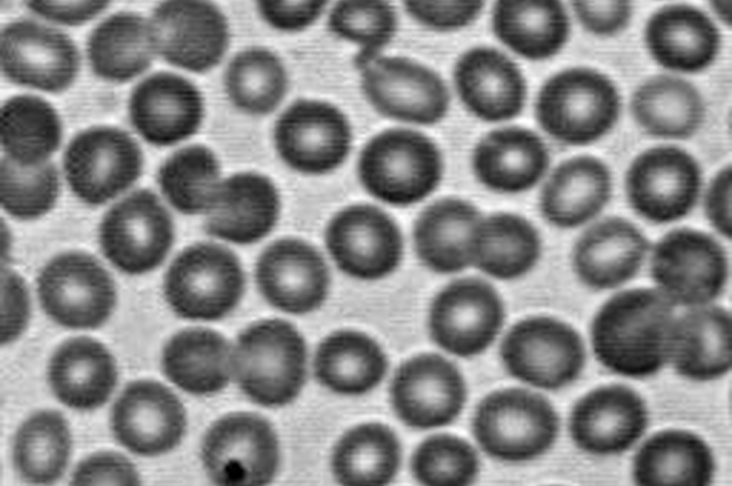
%> input picture Week4/img_cells.jpg (cropped and resized to the size of MATLAB's example picture), 732 x 486 px, given in place of pears.png, which was not available
$ octave SolutionExercises.m   (GNU Octave 9; MATLAB toolbox functions it lacks are replaced by stand-ins)
%> lines starting %> are read from the running program, lines starting %| are printed output that depends on the picture; in (x1, y1, x2, y2) boxes, pixels count from 0 and x2, y2 are one past the last pixel; in counts of white or black regions, pixels touching at a corner belong together; the program's own positions count from 1; pictures that were not available may be replaced by others from this repository, and a replacement may not be noted
%% Week 4: Exercise
% This weeks we have been given both some exercises from the book
% and some matlab exercises/tutorials to demonstrate how to use the matlab
% watershed algorithm.

%% Problem 10.2 : We'll start of with problem 10.2 from Gonzales and Woods
% This problem asks us to find a set of 3x3 masks that can be used to
% detect 1-pixel breaks in lines oriented horizontally, vertically, at +45
% and -45 degrees.

% One set of masks could be:
mask_horizontal_lines       = [-1  2 -1 ; -1  2 -1 ; -1  2 -1];
mask_45_degrees_lines       = [-1 -1  2 ; -1  2 -1 ;  2 -1 -1];
mask_vertical_lines         = [-1 -1 -1 ;  2  2  2 ; -1 -1 -1];
mask_minus_45_degrees_lines = [ 2 -1 -1 ; -1  2 -1 ; -1 -1  2];
% but if the image is assumed to be noiseless, it is no reason to use masks
% which are thicker than 1 pixel, so a better set of masks is:
mask_horizontal_lines       = [ 0  0  0 ;  1 -2  1 ;  0  0  0];
mask_45_degrees_lines       = [ 1  0  0 ;  0 -2  0 ;  0  0  1];
mask_vertical_lines         = [ 0  1  0 ;  0 -2  0 ;  0  1  0];
mask_minus_45_degrees_lines = [ 0  0  1 ;  0 -2  0 ;  1  0  0];
% The response of each of these masks on the lines with the favored
% orientation is:
%  - -1 for the onset and offset (the first and last) pixels of the line
%    and 1 for the background pixels adjacent to these pixels in the
%    direction of the line,
%  - 2 for the break points and -1 for the foreground pixels adjacent to
%    these pixels in the direction of the line, and
%  - 0 anywhere else, i.e. the pixels which are inside the lines and not
%    adjacent to a background pixel in the direction of the line, and the
%    background pixel which is not adjacent to a line (i.e. a foreground
%    pixel) in the direction of the line.
% The breaks in a line of a specific orientation can therefore be detected
% by thresholding the response of the favoring mask using a threshold
% between 1 and 2.

img = [ 0 0 0 0 0 0 1 0 0 0 0 0 0 0 0;
        0 0 0 0 0 0 1 0 0 0 0 0 0 0 0;
        0 0 0 1 0 1 1 0 0 0 0 0 0 0 0;
        0 0 0 0 0 0 1 0 0 0 0 0 0 0 0;
        0 0 0 0 0 0 0 1 0 0 0 0 0 0 0;
        1 1 1 1 0 1 1 1 1 1 1 1 1 1 1;
        0 0 0 0 0 0 1 0 0 1 0 0 0 0 0;
        0 0 0 0 0 0 0 0 0 0 0 0 0 0 0;
        0 0 0 0 0 0 0 0 1 0 0 1 0 0 0;
        0 0 0 0 0 0 0 0 0 0 0 0 1 0 0;
        0 0 0 0 0 0 1 0 0 0 0 0 0 0 0;
        0 0 0 0 0 1 0 0 0 0 0 0 0 0 0;
        0 0 0 0 1 0 0 0 0 0 0 0 0 0 0;
        0 0 0 1 0 0 0 0 0 0 0 0 0 0 0;
        0 0 0 0 0 0 0 0 0 0 0 0 0 0 0;];
img = img;

figure(101)
image(img+1)
colormap(gray(2))
axis equal
axis tight
title('Mock image');

%Line detection masks
hor_line =      [-1 -1 -1; 2 2 2; -1 -1 -1];
plus45_line =   [2 -1 -1; -1 2 -1; -1 -1 2];
vert_line =     [-1 2 -1; -1 2 -1; -1 2 -1];
minus45_line =  [-1 -1 2; -1 2 -1; 2 -1 -1];

%Gap detection masks
hor =       [0 0 0; 1 -2 1; 0 0 0];
vert =      [0 1 0; 0 -2 0; 0 1 0];
minus45 =   [1 0 0; 0 -2 0; 0 0 1];
plus45 =    [0 0 1; 0 -2 0; 1 0 0];

%Try out different masks on your own. I will use the mask to detect
%horizontal gaps
res = conv2(img,hor,'same');

pause(0.5)
figure(102)
imagesc(res > 1)
axis equal
axis tight
colorbar
title('When using the mask to find horizontal gaps');

%% Problem 10.38
% Problem 10.38 is: Propose a region-growing algorithm to segment the image
% in Problem 10.36.

% The image in problem 10.36 has a number of objects that are brighter than
% the background. We are given the information that the mean intensity of
% the backgroud is 60, while the mean intensity of the objects are 170 on a
% [0 255] scale. One solution could then be:

% See section 10.4.1 on region-based segmentation

% We can choose to use foreground-seeds of 170, then use 8-connectivecty to
% "grow" our regions iteratively if the neighbouring pixel is for example
% larger than 115. In short:

% Seeds: S = f >= 170
% Use 8-connectivity.
% P(R) = TRUE if "new pixel's grey level" > 115
% Stop when no region can grow further.


%% Problem 10.39
% In this problem we are asked to segment the following image using the
% split and merge procedure discussed in section 10.4.2.

% Some notation : R = entire image
%                 R_i = sub image
% Then let Q(R_i) = TRUE if all pixels in R_i have the same intensity, if
% Q(R_i) = FALSE we divide the image into new quadrants. if Q(R_i) = TRUE
% we can stop.

img = [ 0 0 0 0 0 0 0 0;
        0 0 0 0 0 0 0 0;
        0 0 1 1 1 1 0 0;
        0 0 1 1 1 1 0 0;
        0 0 1 0 0 1 0 0;
        0 0 1 0 0 1 0 0;
        0 0 0 0 0 0 0 0;
        0 0 0 0 0 0 0 0;];
figure(103)
imagesc(img);
title('Do split and merge on this image');

% Numbering the quadrants as follows. Hmm, not sure how my trees will
% show up on the website, but let's hope the best
% [R_1 R_2]
% [R_3 R_4]

%                                             R
%             /                    /                    \                       \
%           /                     |                      |                        \
%         R_1                    R_2                    R_3                       R_4
%   /    |    |    \       /    |    |    \       /    |    |    \          /    |    |    \
% R_11 R_12 R_13 R_14    R_21 R_22 R_23 R_24    R_31 R_32 R_33 R_34       R_41 R_42 R_43 R_44
%  b    b    b    f       b    b    f    b       b / | | \ b    b       / | | \ b    b    b
%                                             R_321 R_322 R_323 R_324 R_411 R_412 R_413 R_414
%                                               f     b     f     b     b     f     b     f
% Merging the connected (either 4- or 8-connected, it doesn't matter for
% this image) uniform regions will result in a perfect segmentation.

%% Problem 10.43
% We are asked to perform the dam-building procedure of the watershed
% algorithm on the following cross section.

%The one-dimensional intensity cross section given.
data = [0 0 2 7 4 4 5 6 5 2 2 4 2 1 0];

figure(104)
bar(data)
title('One-dimensional intensity cross section');
%> figure, not shown here; tallest bar 7 high, from x = 3.6 to 4.4

% Start with n=1. (n == min+1)
%   - Two minimums: 1:2 and 15
% Increase n to 2.
%   - Basin 15 will catch 14, current basins: 1:2 and 14:15
% Increase n to 3.
%   - Basin 1:2 will catch 3.
%   - New minimum: 10:11
%   - Basin 14:15 will catch 13.
%   - Current basins: 1:3, 10:11 and 13:15
% Increase n to 4.
%   - Nothing happens.
% Increase n to 5.
%   - New minimum: 5:6
%   - New dam: 12
%   - Current basins: 1:3, 5:6, 10:11 and 13:15
%   - Current dams: 12
% Increase n to 6.
%   - Basin 5:6 will catch 7.
%   - Basin 10:11 will catch 9.
%   - Current basins: 1:3, 5:7, 9:11 and 13:15
%   - Current dams: 12
% Increase n to 7.
%   - New dam: 8
%   - Current basins: 1:3, 5:7, 9:11 and 13:15
%   - Current dams: 8 and 12
% Increase n to 8.
%   - New dam: 4
%   - Current basins: 1:3, 5:7, 9:11 and 13:15
%   - Current dams: 4, 8 and 12
% Finished! (n == max+1)

% Alternatively with a step prior to n=1 where a dam is created at each end
% of the function, i.e. at n=1 and n=15, to prevent the rising water from
% running off the ends. The remaining steps will be similar, only that the
% first and last basins won't include 1 and 15, respectively.

%% Exercise 5. Matlab exercise with Watershed segmentation
% In this exercise we will create two overlapping circular objects, and the
% aim is to be able to segment them using the watershed algorithm.

%% 1. Make a binary image containing two overlapping circular objects.
center1 = -10;
center2 = -center1;
dist = sqrt(2*(2*center1)^2);
radius = dist/2 * 1.4;
lims = [floor(center1-1.2*radius) ceil(center2+1.2*radius)];
[x,y] = meshgrid(lims(1):lims(2));
bw1 = sqrt((x-center1).^2 + (y-center1).^2) <= radius;
bw2 = sqrt((x-center2).^2 + (y-center2).^2) <= radius;
bw = bw1 | bw2;
figure(1); imshow(bw,'InitialMagnification','fit');
title('Two overlapping circular objects (bw)')


%% 2. Compute the distance transform of the complement of the binary image.
D = bwdist(~bw); %The '~' gives us the complement.
figure(2); imshow(D,[],'InitialMagnification','fit')
title('Distance transform of ~bw');


%% 3. Complement the distance transform, and force pixels that don't
% belong to the objects to be at -Inf.
D = -D;
D(~bw) = -Inf;


%% 4. Compute the watershed transform, and display the resulting label
% matrix as an RGB image.
L = watershed(D);
rgb = label2rgb(L,'jet',[.5 .5 .5]);
figure(3); imshow(rgb,'InitialMagnification','fit');
title('Watershed transform of D');

%And we are done!! The objects are successfully segmented

%% Exercise 6. Segmentation of pears using morphology and watershed

%% Step 1: Read in the Color Image and Convert it to Grayscale
clear all;
close all;
rgb = imread('pears.png');
%> rgb is the input picture: size 486x732x3 uint8; min 0, max 255, mean 135.4
I = rgb2gray(rgb);

figure(4)
imshow(I)
text(732, 501, 'Image courtesy of Corel', ...
     'FontSize', 7, 'HorizontalAlignment', 'right')
title('Grayscale image of pears');
%> figure, not shown here; its title reads 'Grayscale image of pears'

%% Step 2: Use the Gradient Magnitude as the Segmentation Function
% Use the Sobel edge masks, imfilter, and some simple arithmetic to
% compute the gradient magnitude. The gradient is high at the borders of
% the objects andlow (mostly) inside the objects.
hy = fspecial('sobel');
hx = hy';
Iy = imfilter(double(I), hy, 'replicate');
Ix = imfilter(double(I), hx, 'replicate');
gradmag = sqrt(Ix.^2 + Iy.^2);
figure(5); imshow(gradmag,[]);
title('Gradient magnitude (gradmag)');

pause(0.5)

% Can you segment the image by using the watershed transform directly on the gradient magnitude?
L = watershed(gradmag);
Lrgb = label2rgb(L);
h6 = figure(6); imshow(Lrgb);
title('Watershed transform of gradient magnitude, does this work?');

%% Step 3: Mark the Foreground Objects
% A variety of procedures could be applied here to find the foreground
% markers, which must be connected blobs of pixels inside each of the
% foreground objects. In this example you'll use morphological techniques
% called "opening-by-reconstruction" and "closing-by-reconstruction" to
% "clean" up the image. These operations will create flat maxima inside
% each object that can be located using imregionalmax.
% Opening is an erosion followed by a dilation, while
% opening-by-reconstruction is an erosion followed by a morphological
% reconstruction. Let's compare the two. First, compute the opening using
% imopen.
se = strel('disk', 20);
Io = imopen(I, se);
figure(7); imshow(Io), title('Opening (Io)')

pause(0.3)

% Next compute the opening-by-reconstruction using imerode and imreconstruct.
% (You will learn morphological reconstruction in the lecture 24.9)
Ie = imerode(I, se);
Iobr = imreconstruct(Ie, I);
figure(8); imshow(Iobr), title('Opening-by-reconstruction (Iobr)')

pause(0.3)

% Following the opening with a closing can remove the dark spots and stem
% marks. Compare a regular morphological closing with a
% closing-by-reconstruction. First try imclose:
Ioc = imclose(Io, se);
figure(9); imshow(Ioc), title('Opening-closing (Ioc)')

pause(0.3)

% Now use imdilate followed by imreconstruct.
% Notice you must complement the image inputs andoutput of imreconstruct.
Iobrd = imdilate(Iobr, se);
Iobrcbr = imreconstruct(imcomplement(Iobrd), imcomplement(Iobr));
Iobrcbr = imcomplement(Iobrcbr);
figure(10); imshow(Iobrcbr);
title('Opening-closing by reconstruction (Iobrcbr)')

%% Step 3 continued...
% As you can see by comparing Iobrcbr with Ioc, reconstruction-based opening
% and closing are more effective than standard opening and closing at
% removing small blemishes without affecting the overall shapes of the
% objects. Calculate the regional maxima of Iobrcbr to obtain good
% foreground markers.
fgm = imregionalmax(Iobrcbr);
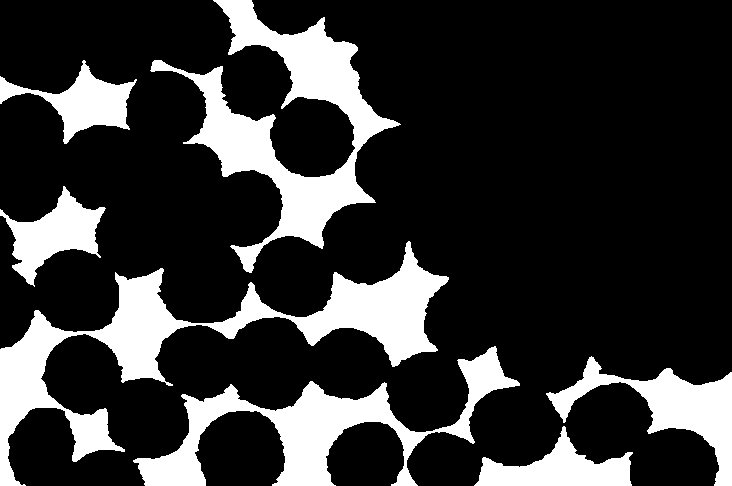
%> fgm: size 486x732 logical; 20.7% white; 7 white regions, largest, box (x1, y1, x2, y2) and area: (0, 241, 449, 486) 21811, (150, 0, 401, 273) 18341, (133, 346, 520, 486) 13727
figure(11); imshow(fgm);
title('Regional maxima of opening-closing by reconstruction (fgm)')

pause(0.3)

% To help interpret the result, superimpose the foreground marker image on
% the original image.
I2 = I;
I2(fgm) = 255;
figure(12); imshow(I2);
title('Regional maxima superimposed on original image (I2)')

pause(0.3)

% Notice that some of the mostly-occluded and shadowed objects are not
% marked, which means that these objects will not be segmented properly
% in the end result. Also, the foreground markers in some objects go right
% up to the objects' edge. That means you should clean the edges of the
% marker blobs and then shrink them a bit. You can do this by a closing
% followed by an erosion.
se2 = strel(ones(5,5));
fgm2 = imclose(fgm, se2);
%> fgm2: size 486x732 logical; 20.8% white; 6 white regions, box (x1, y1, x2, y2) and area: (0, 241, 449, 486) 21890, (150, 0, 401, 273) 18425, (133, 346, 520, 486) 13800, (474, 356, 732, 486) 11402, (0, 186, 106, 287) 4412, (0, 60, 137, 144) 3992
fgm3 = imerode(fgm2, se2);
%> fgm3: size 486x732 logical; 16.6% white; 23 white regions (4 under 20 px), largest, box (x1, y1, x2, y2) and area: (190, 69, 371, 245) 7809, (294, 245, 446, 364) 6742, (218, 0, 394, 150) 6493

% This procedure tends to leave some stray isolated pixels that must be
% removed. You can do this using bwareaopen, which removes all blobs that
% have fewer than a certain number of pixels.
fgm4 = bwareaopen(fgm3, 20);
I3 = I;
I3(fgm4) = 255;
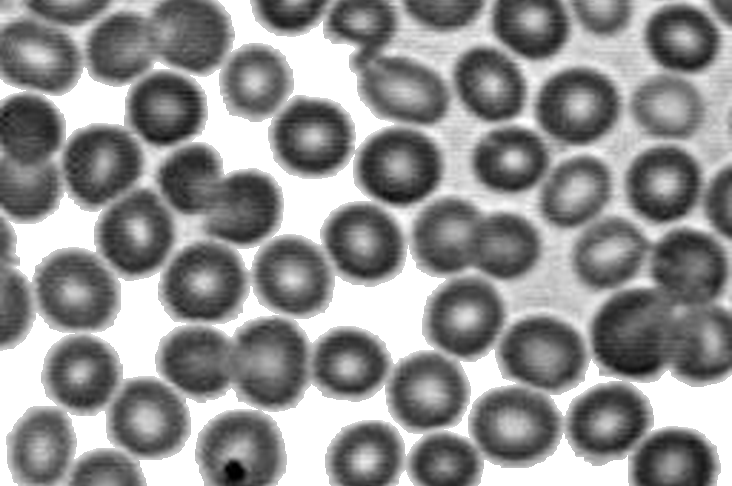
%> I3: size 486x732 uint8; min 0, max 255, mean 143.7
figure(13); imshow(I3)
title('Modified regional maxima superimposed on original image (fmg4)')

%% Step 4: Compute background markers
% Now you need to mark the background. In the cleaned-up image, Iobrcbr,
% the dark pixels belong
% to the background, so you could start with a thresholding operation.
bw = im2bw(Iobrcbr, graythresh(Iobrcbr));
%> bw: size 486x732 logical; 41.8% white; 1 white region, box (x1, y1, x2, y2) and area: (0, 0, 732, 486) 148533
figure(14); imshow(bw);
title('Thresholded opening-closing by reconstruction (bw)')

pause(0.3)

% The background pixels are in black, but ideally we don't want the
% background markers to be too close to the edges of the objects we are
% trying to segment. We will "thin" the background by computing the
% "skeleton by influence zones", of SKIZ, of the foreground of bw. This can
% be done by computing the watershed transform of the distance transform of
% bw, and then looking for the watershed ridge lines (DL==0) of the result.
D = bwdist(bw);
DL = watershed(D);
%> DL: size 486x732 uint8; every value is 1
bgm = DL == 0;
%> bgm: size 486x732 logical; every value is 0
figure(15); imshow(bgm), title('Watershed ridge lines (bgm)')

%% Step 5: Compute the Watershed Transform of the Segmentation Function
% The function imimposemin can be used to modify an image so that it has
% regional minima only in certain desired locations. Here you can use
% imimposemin to modify the gradient magniture image so that its only
% regional minima occur at foreground and background marker pixels.
gradmag2 = imimposemin(gradmag, bgm | fgm4);
% Finally we are ready to compute the watershed-based segmentation.
L = watershed(gradmag2);
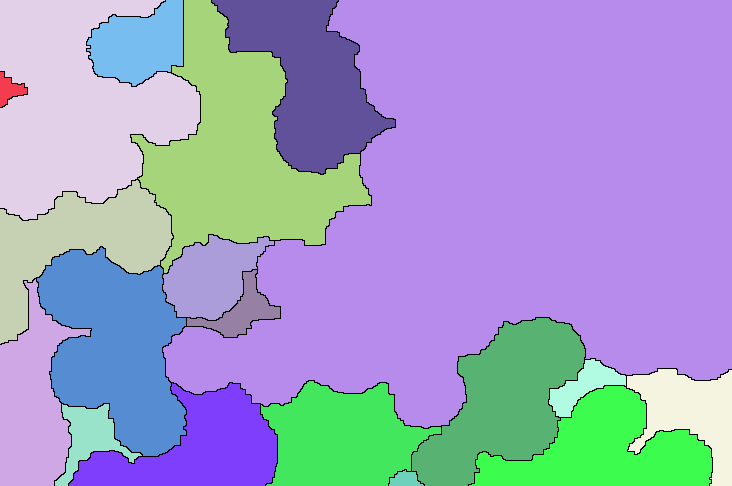
%> L: size 486x732 uint8; 20 distinct labels, from 0 to 19; one colour per label, 0 black

% Step 6: Visualize the result
% One visualization technique is to superimpose the foreground markers,
% background markers, and segmented object boundaries on the original image.
% You can use dilation as neede to make certain aspects, such as the object
% boundaries, more visible. Object boundaries are located where L==0.
I4 = I;
I4(imdilate(L==0, ones(3,3)) | bgm | fgm4) = 255;
figure(16); imshow(I4)
title('Markers and object boundaries superimposed on original image (I4)')

pause(0.3)

% The visualization illustrates how the locations of the foreground and
% background markers affect the result. In a couple of locations, partially
% occluded darker objects were merged with their brighter neighbor objects
% because the occluded objects did not have foreground markers. Another
% useful visualization technique is to display the label matrix as a color
% image. Label matrices, such as those produced by watershed and bwlabel,
% can be converted to truecolor images for visualization purposes using label2rgb.
Lrgb = label2rgb (L, 'jet', 'w', 'shuffle');
figure(17); imshow(Lrgb)
title('Colored watershed label matrix (Lrgb)')

pause(0.3)

% You can use transparency to superimpose this pseudo-color label matrix on top of the original
% intensity image.
figure(18); imshow(I), hold on
himage = imshow(Lrgb);
set(himage, 'AlphaData', 0.3);
title('Lrgb superimposed transparently on original image')
%> figure, not shown here; its title reads 'Lrgb superimposed transparently on original image'

%% Exercise 7: Detecting cells with the watershed algorithm
clear all
close all

% Step 1: Read image img_cells.jpg
I = imread('img_cells.jpg');
%> I: size 256x256x3 uint8; min 0, max 255, mean 138.6
figure(19); imshow(I), title('Cell image')

pause(0.3)

%% Step 2: Make a binary image were the cells are forground and the rest is background.
bw = im2bw(I, graythresh(I));
%> bw: size 256x256 logical; 49% white; 75 white regions (14 under 20 px), largest, box (x1, y1, x2, y2) and area: (0, 0, 256, 256) 28461, (227, 75, 241, 87) 123, (195, 104, 208, 117) 107
figure(20); imshow(bw), title('BWed using Otsu''s threshold')

pause(0.3)

%% Step 3: Fill interior gaps if necessary with: bwareaopen
bw_filled = bwareaopen(bw, 200);
%> bw_filled: size 256x256 logical; 43.4% white; 1 white region, box (x1, y1, x2, y2) and area: (0, 0, 256, 256) 28461
figure(21); imshow(bw_filled), title('After filling gaps')

pause(0.3)

%% Step 4: Compute the distance function by: bwdist
D = bwdist(bw_filled);
%> D: size 256x256 single
figure(22); imshow(D, []), title('Distance image')

pause(0.3)

%% Step 5: Compute the watershed borders by using: watershed
DL = watershed(-D);
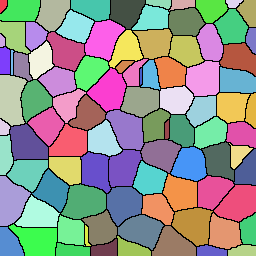
%> DL: size 256x256 uint8; 95 distinct labels, from 0 to 94; one colour per label, 0 black
watershed_lines = DL==0;
%> watershed_lines: size 256x256 logical; 8% white in thin lines or dots
figure(23); imshow(watershed_lines, []), title('Watershed lines')

pause(0.3)

%% Step 6: Look at the final watershed regions overlaid the image
DLrgb = label2rgb(DL, 'jet', 'w', 'shuffle');
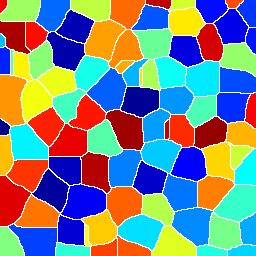
%> DLrgb: size 256x256x3 uint8; mean R, G, B 123.1, 136.8, 138.9
figure(24); imshow(DLrgb), title('Colored watershed label matrix (DLrgb)')

pause(0.3)

figure(25); imshow(I), hold on
himage = imshow(DLrgb);
set(himage, 'AlphaData', 0.3);
title('DLrgb superimposed transparently on original image')
%> figure, not shown here; its title reads 'DLrgb superimposed transparently on original image'

pause(0.3)

%% How well do you find the cell regions?
cells = bw_filled;
cells(watershed_lines) = 1;
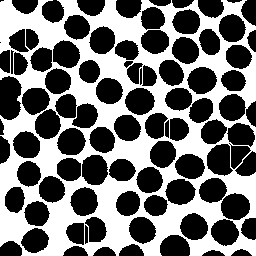
%> cells: size 256x256 logical; 44% white; 1 white region, box (x1, y1, x2, y2) and area: (0, 0, 256, 256) 28836
figure(26); imshow(cells), title('Segmentation of cells')

pause(0.3)
%% Good, with a few exceptions, e.g.:
a_problem_area = D(60:90,125:160);
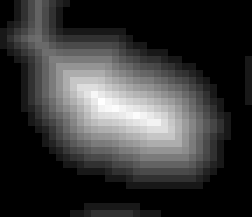
%> a_problem_area: size 31x36 single (shown 7 times larger); min 0, max 10.3, mean 2.23; drawn with min black and max white
figure(27); imshow(a_problem_area, [], 'Init', 'fit')
title('Area with problems. Why?')

pause(0.3)

% I leave it to you to improve the results ;)
% Feel free to share your solution if you can do it better!
% post_id = 480; %delete this line to force new post;
% permaLink = http://inf4300.olemarius.net/2015/09/25/solutionexercises-m/;
